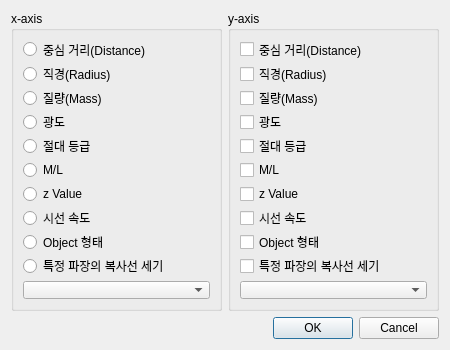
<?xml version="1.0" encoding="UTF-8"?>
<ui version="4.0">
 <class>Dialog</class>
 <widget class="QDialog" name="Dialog">
  <property name="geometry">
   <rect>
    <x>0</x>
    <y>0</y>
    <width>450</width>
    <height>350</height>
   </rect>
  </property>
  <property name="minimumSize">
   <size>
    <width>450</width>
    <height>350</height>
   </size>
  </property>
  <property name="windowTitle">
   <string>AGal - Chart Display Manager</string>
  </property>
  <layout class="QGridLayout" name="gridLayout">
   <item row="0" column="0">
    <layout class="QHBoxLayout" name="horizontalLayout">
     <item>
      <widget class="QGroupBox" name="groupBox">
       <property name="title">
        <string>x-axis</string>
       </property>
       <layout class="QVBoxLayout" name="verticalLayout">
        <item>
         <widget class="QRadioButton" name="radioButton_distance">
          <property name="text">
           <string>중심 거리(Distance)</string>
          </property>
         </widget>
        </item>
        <item>
         <widget class="QRadioButton" name="radioButton_radius">
          <property name="text">
           <string>직경(Radius)</string>
          </property>
         </widget>
        </item>
        <item>
         <widget class="QRadioButton" name="radioButton_mass">
          <property name="text">
           <string>질량(Mass)</string>
          </property>
         </widget>
        </item>
        <item>
         <widget class="QRadioButton" name="radioButton_luminity">
          <property name="text">
           <string>광도</string>
          </property>
         </widget>
        </item>
        <item>
         <widget class="QRadioButton" name="radioButton_absolute">
          <property name="text">
           <string>절대 등급</string>
          </property>
         </widget>
        </item>
        <item>
         <widget class="QRadioButton" name="radioButton_ml">
          <property name="text">
           <string>M/L</string>
          </property>
         </widget>
        </item>
        <item>
         <widget class="QRadioButton" name="radioButton_zvalue">
          <property name="text">
           <string>z Value</string>
          </property>
         </widget>
        </item>
        <item>
         <widget class="QRadioButton" name="radioButton_velocity">
          <property name="text">
           <string>시선 속도</string>
          </property>
         </widget>
        </item>
        <item>
         <widget class="QRadioButton" name="radioButton_objecttype">
          <property name="text">
           <string>Object 형태</string>
          </property>
         </widget>
        </item>
        <item>
         <widget class="QRadioButton" name="radioButton_lambda">
          <property name="text">
           <string>특정 파장의 복사선 세기</string>
          </property>
         </widget>
        </item>
        <item>
         <widget class="QComboBox" name="comboBox_lambda"/>
        </item>
       </layout>
      </widget>
     </item>
     <item>
      <widget class="QGroupBox" name="groupBox_2">
       <property name="title">
        <string>y-axis</string>
       </property>
       <layout class="QVBoxLayout" name="verticalLayout_2">
        <item>
         <widget class="QCheckBox" name="checkBox_distance">
          <property name="text">
           <string>중심 거리(Distance)</string>
          </property>
         </widget>
        </item>
        <item>
         <widget class="QCheckBox" name="checkBox_radius">
          <property name="text">
           <string>직경(Radius)</string>
          </property>
         </widget>
        </item>
        <item>
         <widget class="QCheckBox" name="checkBox_mass">
          <property name="text">
           <string>질량(Mass)</string>
          </property>
         </widget>
        </item>
        <item>
         <widget class="QCheckBox" name="checkBox_luminity">
          <property name="text">
           <string>광도</string>
          </property>
         </widget>
        </item>
        <item>
         <widget class="QCheckBox" name="checkBox_absolute">
          <property name="text">
           <string>절대 등급</string>
          </property>
         </widget>
        </item>
        <item>
         <widget class="QCheckBox" name="checkBox_ml">
          <property name="text">
           <string>M/L</string>
          </property>
         </widget>
        </item>
        <item>
         <widget class="QCheckBox" name="checkBox_zvalue">
          <property name="text">
           <string>z Value</string>
          </property>
         </widget>
        </item>
        <item>
         <widget class="QCheckBox" name="checkBox_velocity">
          <property name="text">
           <string>시선 속도</string>
          </property>
         </widget>
        </item>
        <item>
         <widget class="QCheckBox" name="checkBox_objecttype">
          <property name="text">
           <string>Object 형태</string>
          </property>
         </widget>
        </item>
        <item>
         <widget class="QCheckBox" name="checkBox_lambda">
          <property name="text">
           <string>특정 파장의 복사선 세기</string>
          </property>
         </widget>
        </item>
        <item>
         <widget class="QComboBox" name="comboBox_2"/>
        </item>
       </layout>
      </widget>
     </item>
    </layout>
   </item>
   <item row="1" column="0">
    <widget class="QDialogButtonBox" name="buttonBox">
     <property name="orientation">
      <enum>Qt::Horizontal</enum>
     </property>
     <property name="standardButtons">
      <set>QDialogButtonBox::Cancel|QDialogButtonBox::Ok</set>
     </property>
    </widget>
   </item>
  </layout>
 </widget>
 <resources/>
 <connections>
  <connection>
   <sender>buttonBox</sender>
   <signal>accepted()</signal>
   <receiver>Dialog</receiver>
   <slot>accept()</slot>
   <hints>
    <hint type="sourcelabel">
     <x>248</x>
     <y>254</y>
    </hint>
    <hint type="destinationlabel">
     <x>157</x>
     <y>274</y>
    </hint>
   </hints>
  </connection>
  <connection>
   <sender>buttonBox</sender>
   <signal>rejected()</signal>
   <receiver>Dialog</receiver>
   <slot>reject()</slot>
   <hints>
    <hint type="sourcelabel">
     <x>316</x>
     <y>260</y>
    </hint>
    <hint type="destinationlabel">
     <x>286</x>
     <y>274</y>
    </hint>
   </hints>
  </connection>
 </connections>
</ui>
